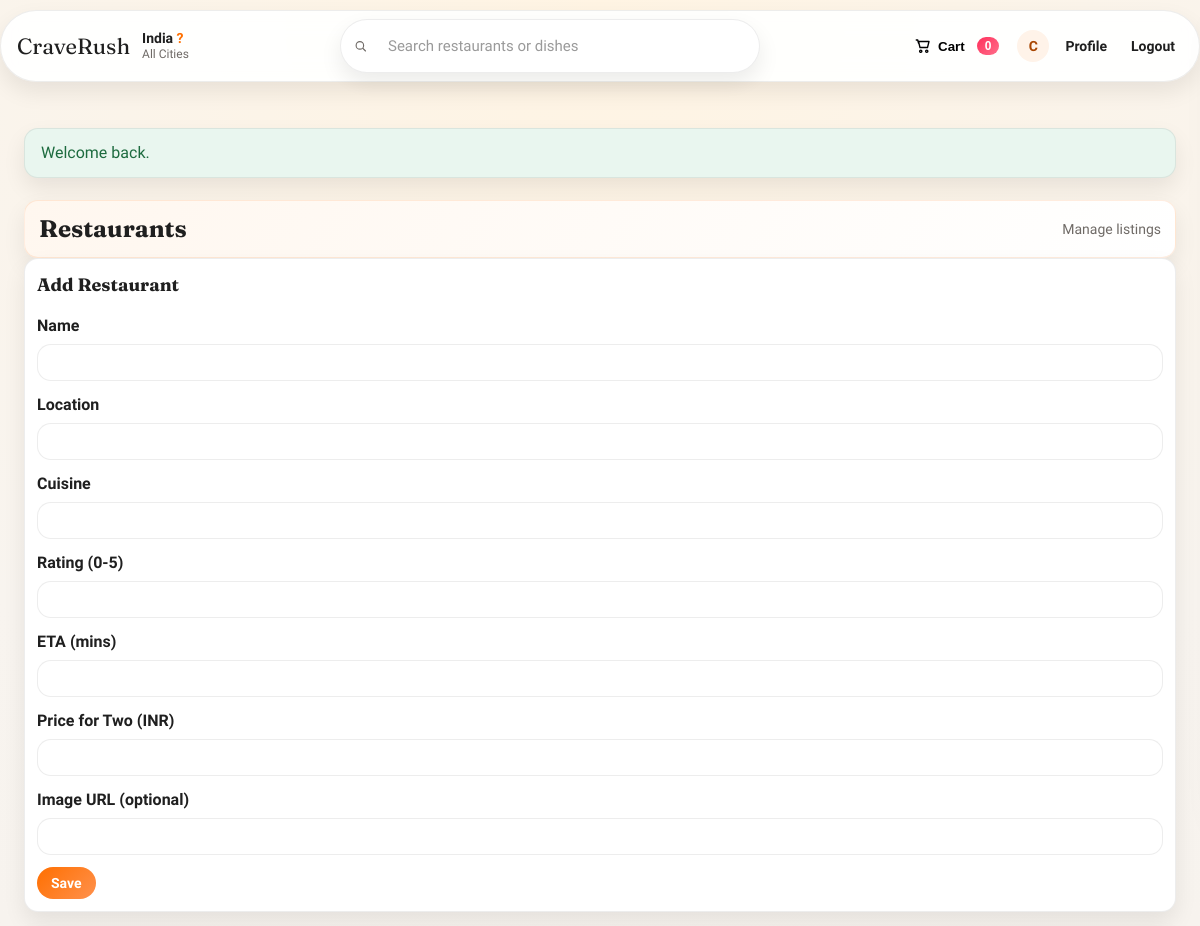
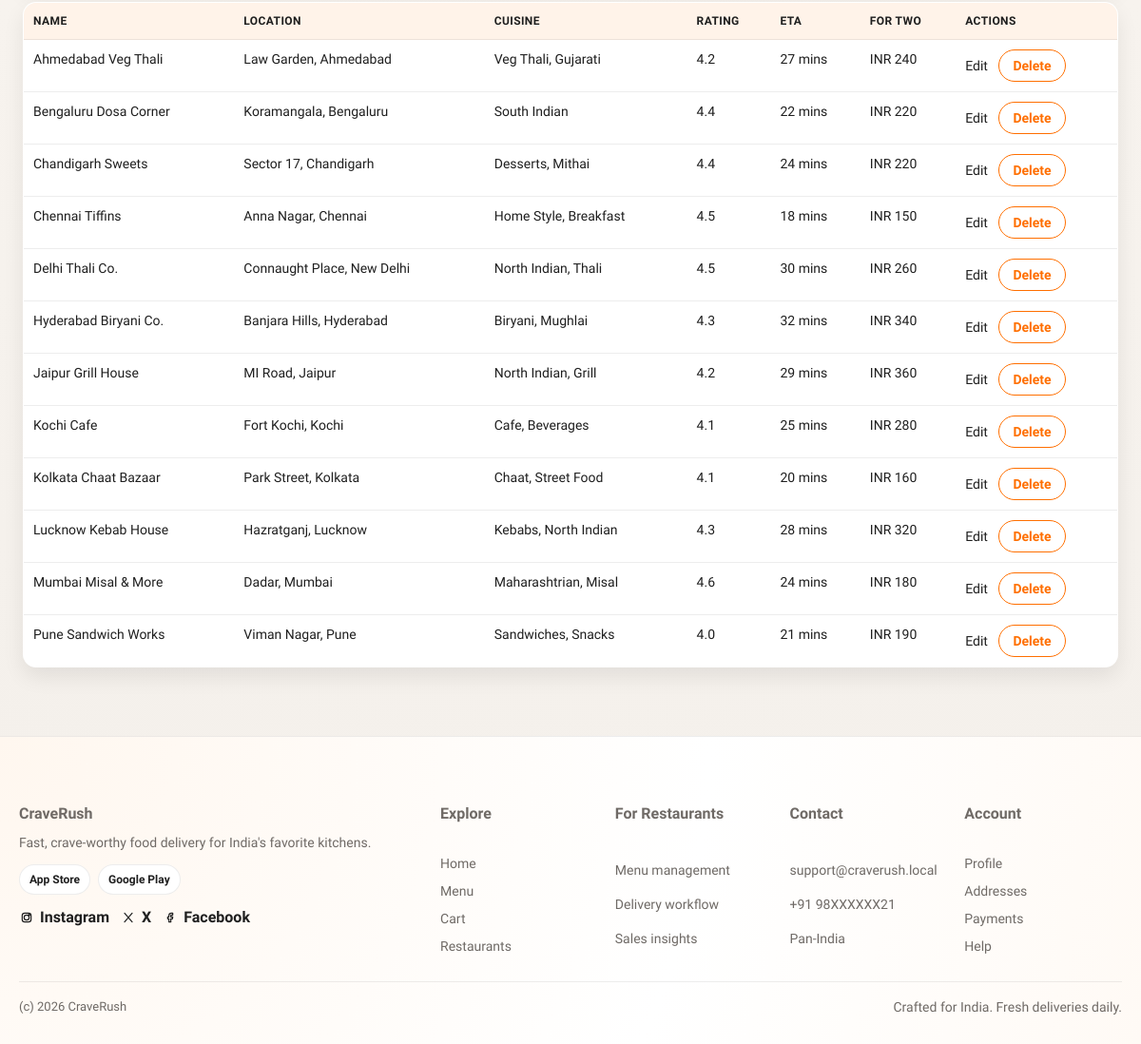
The page /admin/restaurants.php (signed in) on the database its author committed (2 pictures, top to bottom).
### tables this page shows
CREATE TABLE IF NOT EXISTS restaurants (
    id INT AUTO_INCREMENT PRIMARY KEY,
    name VARCHAR(100) NOT NULL,
    location VARCHAR(255) NOT NULL,
    cuisine VARCHAR(120) NOT NULL DEFAULT 'Multi-cuisine',
    rating DECIMAL(3,1) NULL,
    eta_minutes INT NULL,
    price_for_two INT NULL,
    image_url VARCHAR(255) NULL,
    created_at TIMESTAMP DEFAULT CURRENT_TIMESTAMP
);

### includes/functions.php (called while the page is built, shortened)
<?php
function e($value) {
    return htmlspecialchars((string)$value, ENT_QUOTES, 'UTF-8');
}
function display_rating($rating, $id) {
    if ($rating !== null && $rating > 0) {
        return number_format((float)$rating, 1);
    }
    return restaurant_rating($id);
}
function display_eta($eta, $id) {
    if ($eta !== null && $eta > 0) {
        return (int)$eta;
    }
    return restaurant_eta($id);
}
function display_price_for_two($price, $id) {
    if ($price !== null && $price > 0) {
        return (int)$price;
    }
    return restaurant_price_for_two($id);
}
function display_cuisine($cuisine) {
    $cuisine = trim((string)$cuisine);
    return $cuisine !== '' ? $cuisine : 'Multi-cuisine';
}
?>

### admin/restaurants.php (the view, shortened to what this page needs)
<?php
require_once __DIR__ . '/../config/bootstrap.php';
$editRestaurant = null;
$restaurants = $pdo->query('SELECT id, name, location, cuisine, rating, eta_minutes, price_for_two FROM restaurants ORDER BY name')->fetchAll();
include __DIR__ . '/../includes/header.php';
?>
<div class="section-title">
    <h2>Restaurants</h2>
    <span>Manage listings</span>
</div>
<div class="card" style="margin-bottom: 16px;">
    <h3><?php echo $editRestaurant ? 'Edit Restaurant' : 'Add Restaurant'; ?></h3>
    <form method="post">
        <div class="form-group">
            <label for="name">Name</label>
            <input type="text" id="name" name="name" value="<?php echo e($editRestaurant['name'] ?? ''); ?>" required>
        </div>
        <div class="form-group">
            <label for="location">Location</label>
            <input type="text" id="location" name="location" value="<?php echo e($editRestaurant['location'] ?? ''); ?>" required>
        </div>
        <div class="form-group">
            <label for="cuisine">Cuisine</label>
            <input type="text" id="cuisine" name="cuisine" value="<?php echo e($editRestaurant['cuisine'] ?? ''); ?>">
        </div>
        <div class="form-group">
            <label for="rating">Rating (0-5)</label>
            <input type="number" id="rating" name="rating" step="0.1" min="0" max="5" value="<?php echo e($editRestaurant['rating'] ?? ''); ?>">
        </div>
        <div class="form-group">
            <label for="eta_minutes">ETA (mins)</label>
            <input type="number" id="eta_minutes" name="eta_minutes" min="10" max="90" value="<?php echo e($editRestaurant['eta_minutes'] ?? ''); ?>">
        </div>
        <div class="form-group">
            <label for="price_for_two">Price for Two (INR)</label>
            <input type="number" id="price_for_two" name="price_for_two" min="100" step="10" value="<?php echo e($editRestaurant['price_for_two'] ?? ''); ?>">
        </div>
        <div class="form-group">
            <label for="image_url">Image URL (optional)</label>
            <input type="text" id="image_url" name="image_url" value="<?php echo e($editRestaurant['image_url'] ?? ''); ?>">
        </div>
        <button class="button" type="submit">Save</button>
    </form>
</div>
<table class="table">
    <thead>
        <tr>
            <th>Name</th>
            <th>Location</th>
            <th>Cuisine</th>
            <th>Rating</th>
            <th>ETA</th>
            <th>For Two</th>
            <th>Actions</th>
        </tr>
    </thead>
    <tbody>
        <?php foreach ($restaurants as $r): ?>
            <tr>
                <td><?php echo e($r['name']); ?></td>
                <td><?php echo e($r['location']); ?></td>
                <td><?php echo e(display_cuisine($r['cuisine'])); ?></td>
                <td><?php echo display_rating($r['rating'], $r['id']); ?></td>
                <td><?php echo display_eta($r['eta_minutes'], $r['id']); ?> mins</td>
                <td>INR <?php echo display_price_for_two($r['price_for_two'], $r['id']); ?></td>
                <td>
                    <a href="restaurants.php?edit=<?php echo (int)$r['id']; ?>">Edit</a>
                    <form method="post" style="display:inline-block; margin-left: 8px;">
                        <button class="button secondary" type="submit" onclick="return confirm('Delete this restaurant?');">Delete</button>
                    </form>
                </td>
            </tr>
        <?php endforeach; ?>
    </tbody>
</table>
<?php include __DIR__ . '/../includes/footer.php'; ?>

### assets/css/style.css (style rules this page uses)
:root { --primary: #ff6f00; --primary-dark: #e55a00; --accent: #ff2f5b; --bg: #f7f3ef; --bg-strong: #fff6ec; --surface: #ffffff; --surface-2: #fffaf6; --text: #1f1f1f; --muted: #6f6a66; --border: rgba(31, 31, 31, 0.08); --ring: rgba(255, 111, 0, 0.2); --radius: 14px; --radius-lg: 20px; --shadow: 0 18px 38px rgba(17, 12, 5, 0.1); --shadow-strong: 0 24px 50px rgba(17, 12, 5, 0.16); --shadow-soft: 0 10px 22px rgba(17, 12, 5, 0.08); --ease: cubic-bezier(0.22, 1, 0.36, 1); --fast: 180ms; --slow: 320ms; }
* { box-sizing: border-box; }
html { scroll-behavior: smooth; }
* { scrollbar-width: none; }
body { margin: 0; font-family: 'Sora', sans-serif; color: var(--text); background: radial-gradient(circle at top, #fff4e3 0%, #f8f4ef 40%, #f3efea 100%); line-height: 1.5; -webkit-font-smoothing: antialiased; }
h1, h2, h3 { font-family: 'Fraunces', serif; margin: 0 0 12px; }
h2 { font-size: 26px; }
h3 { font-size: 18px; }
a { text-decoration: none; color: inherit; }
.section-title { display: flex; align-items: center; justify-content: space-between; gap: 12px; margin-top: 22px; padding: 10px 14px; border-radius: 14px; border: 1px solid rgba(255, 111, 0, 0.12); background: linear-gradient(120deg, #fff7ef, #ffffff); box-shadow: var(--shadow-soft); }
.section-title h2 { margin: 0; font-size: 24px; }
.section-title span { color: var(--muted); font-size: 14px; }
.card { background: #fff; border: 1px solid var(--border); border-radius: var(--radius); padding: 12px; box-shadow: var(--shadow-soft); transition: transform var(--fast) var(--ease), box-shadow var(--fast) var(--ease); display: grid; gap: 4px; }
.button { display: inline-flex; align-items: center; justify-content: center; gap: 8px; background: linear-gradient(135deg, var(--primary), #ff914d); color: #fff; border: none; padding: 8px 14px; border-radius: 999px; cursor: pointer; font-weight: 600; font-family: inherit; font-size: 14px; transition: transform var(--fast) var(--ease), box-shadow var(--fast) var(--ease), background var(--fast) var(--ease); }
.button.ripple { position: relative; overflow: hidden; }
.button.ripple::after { content: ''; position: absolute; inset: 0; background: radial-gradient(circle, rgba(255,255,255,0.5) 10%, transparent 10%); transform: scale(0); opacity: 0; transition: transform 400ms var(--ease), opacity 400ms var(--ease); }
.button.secondary { background: #fff; color: var(--primary); border: 1px solid var(--primary); }
.form-group { margin-bottom: 12px; }
label { display: block; margin-bottom: 6px; font-weight: 600; }
input, select, textarea { width: 100%; padding: 10px 12px; border: 1px solid var(--border); border-radius: var(--radius); font-family: inherit; transition: border var(--fast) var(--ease), box-shadow var(--fast) var(--ease); background: #fff; }
input::placeholder, textarea::placeholder { color: #9a9a9a; }
.table { width: 100%; border-collapse: collapse; background: #fff; border: 1px solid var(--border); border-radius: var(--radius); overflow: hidden; box-shadow: var(--shadow-soft); }
.table th, .table td { padding: 10px; border-bottom: 1px solid var(--border); text-align: left; font-size: 14px; vertical-align: top; }
.table th { background: #fff3e9; font-size: 12px; text-transform: uppercase; letter-spacing: 0.4px; }
.table tr:last-child td { border-bottom: none; }

### rows shown on the page
restaurants: name "Ahmedabad Veg Thali", location "Law Garden, Ahmedabad", cuisine "Veg Thali, Gujarati", rating "4.2", eta_minutes "27", price_for_two "240"
restaurants: name "Bengaluru Dosa Corner", location "Koramangala, Bengaluru", cuisine "South Indian", rating "4.4", eta_minutes "22", price_for_two "220"
restaurants: name "Chandigarh Sweets", location "Sector 17, Chandigarh", cuisine "Desserts, Mithai", rating "4.4", eta_minutes "24", price_for_two "220"
restaurants: name "Chennai Tiffins", location "Anna Nagar, Chennai", cuisine "Home Style, Breakfast", rating "4.5", eta_minutes "18", price_for_two "150"
restaurants: name "Delhi Thali Co.", location "Connaught Place, New Delhi", cuisine "North Indian, Thali", rating "4.5", eta_minutes "30", price_for_two "260"
restaurants: name "Hyderabad Biryani Co.", location "Banjara Hills, Hyderabad", cuisine "Biryani, Mughlai", rating "4.3", eta_minutes "32", price_for_two "340"
restaurants: name "Jaipur Grill House", location "MI Road, Jaipur", cuisine "North Indian, Grill", rating "4.2", eta_minutes "29", price_for_two "360"
restaurants: name "Kochi Cafe", location "Fort Kochi, Kochi", cuisine "Cafe, Beverages", rating "4.1", eta_minutes "25", price_for_two "280"
restaurants: name "Kolkata Chaat Bazaar", location "Park Street, Kolkata", cuisine "Chaat, Street Food", rating "4.1", eta_minutes "20", price_for_two "160"
restaurants: name "Lucknow Kebab House", location "Hazratganj, Lucknow", cuisine "Kebabs, North Indian", rating "4.3", eta_minutes "28", price_for_two "320"
restaurants: name "Mumbai Misal & More", location "Dadar, Mumbai", cuisine "Maharashtrian, Misal", rating "4.6", eta_minutes "24", price_for_two "180"
restaurants: name "Pune Sandwich Works", location "Viman Nagar, Pune", cuisine "Sandwiches, Snacks", rating "4.0", eta_minutes "21", price_for_two "190"

### other values the page prints
cart_count() "0"
$userInitial "C"
$flash['message'] "Welcome back."
